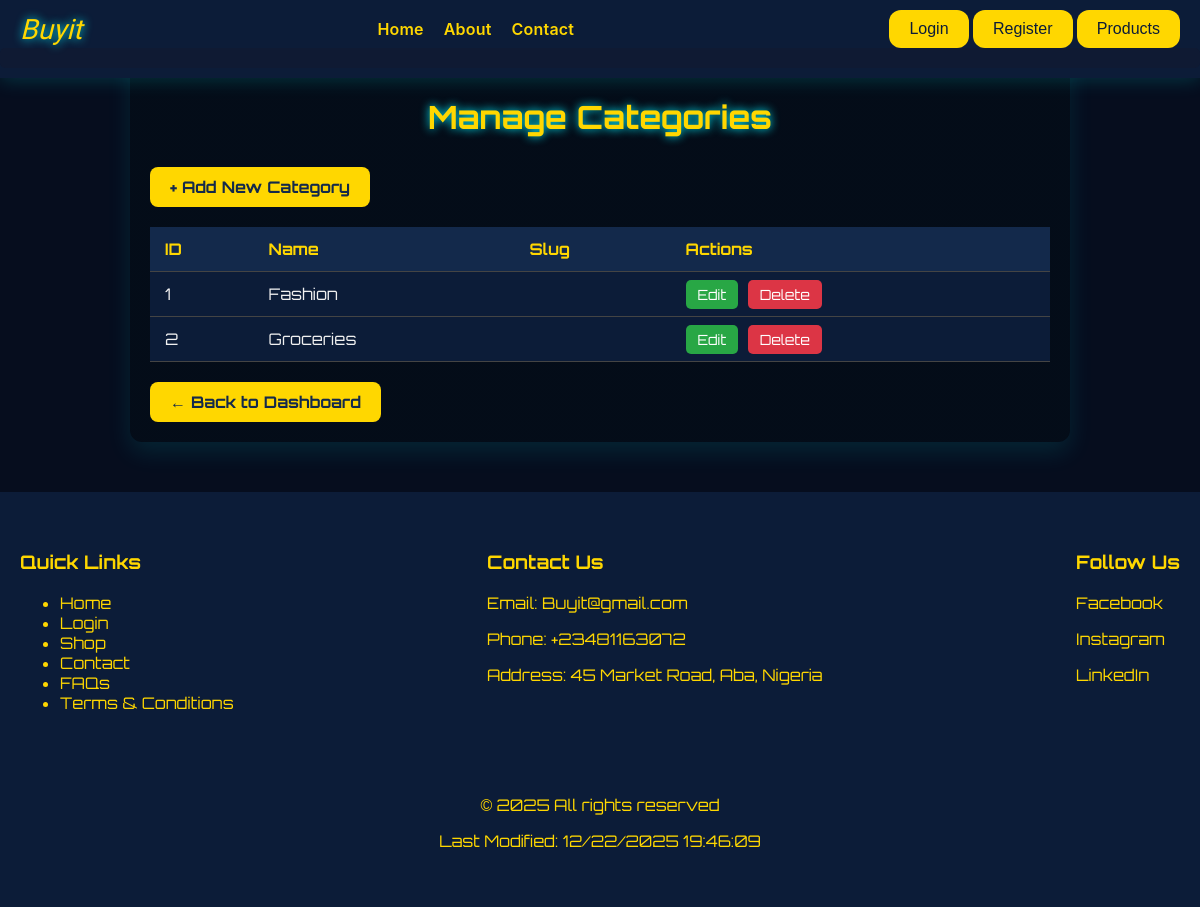
The page /admin-dashboard/categories/ (signed in) on the database its author committed.
### shop/models.py (models this page shows, shortened)
class Category(models.Model):
    name = models.CharField(max_length=100)

### shop/admin_views.py (the view)
@login_required
@admin_required
def categories_list(request):
    categories = Category.objects.all()
    return render(request, 'admin/category_list.html', {'categories': categories})

### shop/decorate.py (called while the page is built)
def admin_required(view_func):
    @wraps(view_func)
    def wrapper(request, *args, **kwargs):
        if not request.user.is_authenticated:
            return redirect("login")
        profile, created = Profile.objects.get_or_create(user=request.user)
        if not profile.is_custom_admin:
            messages.error(request, "Access denied. Admins only.")
            return redirect("product_list")
        return view_func(request, *args, **kwargs)
    return wrapper

### shop/templates/admin/category_list.html (shortened to what this page needs)
{% extends "base.html" %}
{% block content %}
<div class="admin-categories">
    <h2>Manage Categories</h2>
    <a href="{% url 'admin-add-category' %}" class="add-category-btn">+ Add New Category</a>
    <table class="category-table">
        <tr>
            <th>ID</th>
            <th>Name</th>
            <th>Slug</th>
            <th>Actions</th>
        </tr>
        {% for category in categories %}
        <tr>
            <td>{{ category.id }}</td>
            <td>{{ category.name }}</td>
            <td>{{ category.slug }}</td>
            <td>
                <a href="{% url 'admin-edit-category' category.id %}" class="edit">Edit</a>
                <a href="{% url 'admin-delete-category' category.id %}" class="delete"
                   onclick="return confirm('Are you sure you want to delete this category?');">Delete</a>
            </td>
        </tr>
        {% empty %}
        <tr>
            <td colspan="4" style="text-align:center;">No categories found</td>
        </tr>
        {% endfor %}
    </table>
    <a href="{% url 'admin-dashboard' %}" class="add-category-btn" style="margin-top:20px;">← Back to Dashboard</a>
</div>
{% endblock content %}

### shop/templates/admin/category_list.html (style rules this page uses)
.admin-categories { max-width: 900px; margin: 50px auto; padding: 20px; background: linear-gradient(rgba(0,0,0,0.6), rgba(0,0,0,0.6)), #0a1f3d; border-radius: 12px; box-shadow: 0 10px 25px rgba(0,255,255,0.1); color: #f0f0f0; font-family: 'Orbitron', sans-serif; }
.admin-categories h2 { text-align: center; font-size: 2rem; color: #ffd700; text-shadow: 0 0 10px #00f0ff; margin-bottom: 20px; animation: glow 2s infinite alternate; }
.category-table { width: 100%; border-collapse: collapse; margin-top: 20px; }
.category-table th, .category-table td { padding: 12px 15px; text-align: left; border-bottom: 1px solid #444; }
.category-table th { background-color: #13294b; color: #ffd700; }
.category-table td { background-color: #0c1c38; color: #f0f0f0; }
.category-table a { text-decoration: none; padding: 6px 12px; border-radius: 5px; color: #fff; margin-right: 5px; font-size: 14px; transition: 0.3s; }
.category-table a.edit { background-color: #28a745; }
.category-table a.delete { background-color: #dc3545; }
.add-category-btn { display: inline-block; margin-top: 10px; padding: 10px 20px; background-color: #ffd700; color: #13294b; text-decoration: none; border-radius: 8px; font-weight: bold; transition: 0.3s; }

### shop/templates/base.html (style rules this page uses)
body { background-color: #060d1e; color: #f0f0f0; font-family: 'Orbitron', sans-serif; margin: 0; padding: 0; overflow-x: hidden; }
a { text-decoration: none; color: #ffd700; transition: 0.3s; }

### rows shown on the page
Category: id "1", name "Fashion"
Category: id "2", name "Groceries"
